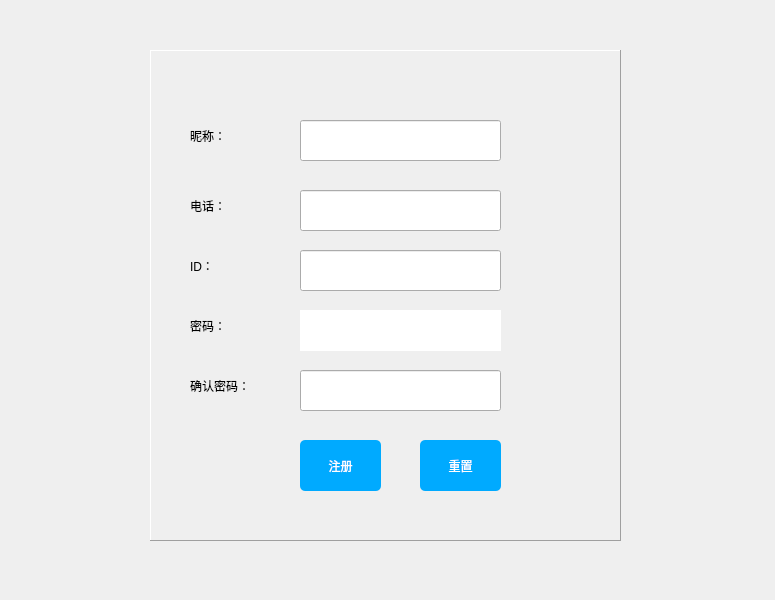
<?xml version="1.0" encoding="UTF-8"?>
<ui version="4.0">
 <class>RegistWindow</class>
 <widget class="QMainWindow" name="RegistWindow">
  <property name="geometry">
   <rect>
    <x>0</x>
    <y>0</y>
    <width>775</width>
    <height>600</height>
   </rect>
  </property>
  <property name="windowTitle">
   <string>MainWindow</string>
  </property>
  <property name="styleSheet">
   <string notr="true"/>
  </property>
  <widget class="QWidget" name="centralwidget">
   <layout class="QHBoxLayout" name="horizontalLayout_2">
    <property name="spacing">
     <number>0</number>
    </property>
    <property name="leftMargin">
     <number>0</number>
    </property>
    <property name="topMargin">
     <number>0</number>
    </property>
    <property name="rightMargin">
     <number>0</number>
    </property>
    <property name="bottomMargin">
     <number>0</number>
    </property>
    <item>
     <layout class="QHBoxLayout" name="horizontalLayout">
      <property name="spacing">
       <number>0</number>
      </property>
      <item>
       <widget class="QWidget" name="widget" native="true">
        <property name="styleSheet">
         <string notr="true">QWidget{border-image:url(:/images/background.jpg)}
QMessageBox{border-image:none}
QLabel{border-image:none}
QPushButton{border-image:none}</string>
        </property>
        <widget class="QFrame" name="frame_2">
         <property name="geometry">
          <rect>
           <x>150</x>
           <y>50</y>
           <width>471</width>
           <height>491</height>
          </rect>
         </property>
         <property name="minimumSize">
          <size>
           <width>0</width>
           <height>320</height>
          </size>
         </property>
         <property name="maximumSize">
          <size>
           <width>16777215</width>
           <height>16777215</height>
          </size>
         </property>
         <property name="styleSheet">
          <string notr="true">
QLineEdit {
    border-width: 1px;
    border-style: solid;
    border-radius: 4px;
	border-color:rgb(199, 199, 199);
	background-color:rgb(255, 255, 255);
	font: 10pt &quot;微软雅黑&quot;
}
QComboBox {
    border-width: 1px;
    border-style: solid;
    border-radius: 4px;
	border-color:rgb(199, 199, 199);
	background-color:rgb(255, 255, 255);
	font: 13pt &quot;微软雅黑&quot;;
}
QFrame{border-radius: 5px;
background-image:none
};
background-color:rgb(255, 255, 255);
border-image:none;
</string>
         </property>
         <property name="frameShape">
          <enum>QFrame::Panel</enum>
         </property>
         <property name="frameShadow">
          <enum>QFrame::Raised</enum>
         </property>
         <widget class="QPushButton" name="registBtn">
          <property name="geometry">
           <rect>
            <x>150</x>
            <y>390</y>
            <width>81</width>
            <height>51</height>
           </rect>
          </property>
          <property name="styleSheet">
           <string notr="true">QPushButton{
background-color:rgb(0, 170, 255);
font:  15pt &quot;微软雅黑&quot;;
color:rgb(255,255,255);
border-radius: 5px;
}QPushButton::hover{
background-color:rgb(0, 150, 225);
}
QPushButton::pressed{
background-color:rgb(0, 150, 225);
}</string>
          </property>
          <property name="text">
           <string>注册</string>
          </property>
         </widget>
         <widget class="QPushButton" name="resetBtn">
          <property name="geometry">
           <rect>
            <x>270</x>
            <y>390</y>
            <width>81</width>
            <height>51</height>
           </rect>
          </property>
          <property name="styleSheet">
           <string notr="true">QPushButton{
background-color:rgb(0, 170, 255);
font:  15pt &quot;微软雅黑&quot;;
color:rgb(255,255,255);
border-radius: 5px;
}QPushButton::hover{
background-color:rgb(0, 150, 225);
}
QPushButton::pressed{
background-color:rgb(0, 150, 225);
}</string>
          </property>
          <property name="text">
           <string>重置</string>
          </property>
         </widget>
         <widget class="QLineEdit" name="nameLnEdt">
          <property name="geometry">
           <rect>
            <x>150</x>
            <y>70</y>
            <width>201</width>
            <height>41</height>
           </rect>
          </property>
          <property name="text">
           <string/>
          </property>
          <property name="readOnly">
           <bool>false</bool>
          </property>
          <property name="clearButtonEnabled">
           <bool>false</bool>
          </property>
         </widget>
         <widget class="QLabel" name="label_39">
          <property name="geometry">
           <rect>
            <x>40</x>
            <y>70</y>
            <width>61</width>
            <height>31</height>
           </rect>
          </property>
          <property name="styleSheet">
           <string notr="true">border-image:none;
font:100 13pt &quot;微软雅黑&quot;;
bottom:10px

</string>
          </property>
          <property name="text">
           <string>昵称：</string>
          </property>
         </widget>
         <widget class="QLabel" name="label_40">
          <property name="geometry">
           <rect>
            <x>40</x>
            <y>140</y>
            <width>61</width>
            <height>31</height>
           </rect>
          </property>
          <property name="styleSheet">
           <string notr="true">border-image:none;
font:100 13pt &quot;微软雅黑&quot;;
bottom:10px

</string>
          </property>
          <property name="text">
           <string>电话：</string>
          </property>
         </widget>
         <widget class="QLabel" name="label_41">
          <property name="geometry">
           <rect>
            <x>40</x>
            <y>200</y>
            <width>91</width>
            <height>31</height>
           </rect>
          </property>
          <property name="styleSheet">
           <string notr="true">border-image:none;
font:100 13pt &quot;微软雅黑&quot;;
bottom:10px

</string>
          </property>
          <property name="text">
           <string>ID：</string>
          </property>
         </widget>
         <widget class="QLabel" name="label_42">
          <property name="geometry">
           <rect>
            <x>40</x>
            <y>260</y>
            <width>61</width>
            <height>31</height>
           </rect>
          </property>
          <property name="styleSheet">
           <string notr="true">border-image:none;
font:100 13pt &quot;微软雅黑&quot;;
bottom:10px

</string>
          </property>
          <property name="text">
           <string>密码：</string>
          </property>
         </widget>
         <widget class="QLineEdit" name="phoneLnEdt">
          <property name="geometry">
           <rect>
            <x>150</x>
            <y>140</y>
            <width>201</width>
            <height>41</height>
           </rect>
          </property>
          <property name="text">
           <string/>
          </property>
          <property name="readOnly">
           <bool>false</bool>
          </property>
          <property name="clearButtonEnabled">
           <bool>false</bool>
          </property>
         </widget>
         <widget class="QLineEdit" name="idLnEdt">
          <property name="geometry">
           <rect>
            <x>150</x>
            <y>200</y>
            <width>201</width>
            <height>41</height>
           </rect>
          </property>
          <property name="text">
           <string/>
          </property>
          <property name="readOnly">
           <bool>false</bool>
          </property>
          <property name="clearButtonEnabled">
           <bool>false</bool>
          </property>
         </widget>
         <widget class="QLineEdit" name="passwdLnEdt">
          <property name="geometry">
           <rect>
            <x>150</x>
            <y>260</y>
            <width>201</width>
            <height>41</height>
           </rect>
          </property>
          <property name="text">
           <string/>
          </property>
          <property name="frame">
           <bool>false</bool>
          </property>
          <property name="echoMode">
           <enum>QLineEdit::Password</enum>
          </property>
          <property name="readOnly">
           <bool>false</bool>
          </property>
          <property name="clearButtonEnabled">
           <bool>false</bool>
          </property>
         </widget>
         <widget class="QLabel" name="label_43">
          <property name="geometry">
           <rect>
            <x>40</x>
            <y>320</y>
            <width>191</width>
            <height>31</height>
           </rect>
          </property>
          <property name="styleSheet">
           <string notr="true">border-image:none;
font:100 13pt &quot;微软雅黑&quot;;
bottom:10px

</string>
          </property>
          <property name="text">
           <string>确认密码：</string>
          </property>
         </widget>
         <widget class="QLineEdit" name="confirmPasswdLnEdt">
          <property name="geometry">
           <rect>
            <x>150</x>
            <y>320</y>
            <width>201</width>
            <height>41</height>
           </rect>
          </property>
          <property name="text">
           <string/>
          </property>
          <property name="echoMode">
           <enum>QLineEdit::Password</enum>
          </property>
          <property name="readOnly">
           <bool>false</bool>
          </property>
          <property name="clearButtonEnabled">
           <bool>false</bool>
          </property>
         </widget>
        </widget>
       </widget>
      </item>
     </layout>
    </item>
   </layout>
  </widget>
 </widget>
 <resources/>
 <connections/>
</ui>
